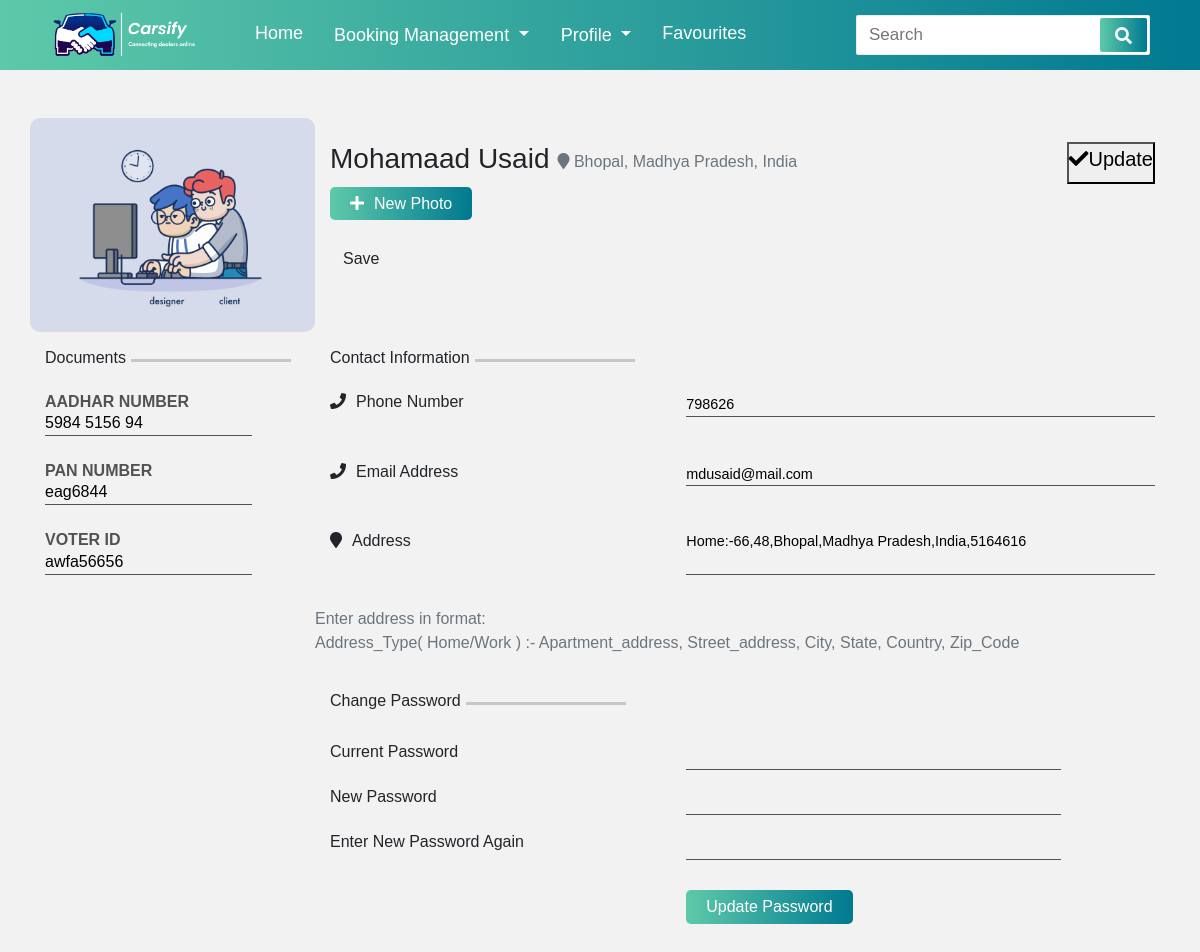
Page /editprofile/ (signed in) on the committed database.
### CarsifyApp/models.py (models this page shows, shortened)
class UserProfile(models.Model):
    user = models.ForeignKey(User,on_delete=models.CASCADE,null=True)
    ProfileImg = models.FileField(null=True)
    ContactNo = models.IntegerField(null=True)
    Email = models.EmailField(null=True)
    Address = models.ForeignKey(Address,on_delete=models.CASCADE,null=True)
    AddharNumber = models.IntegerField(null=True)
    PanNumber = models.TextField(null=True)
    VoterID = models.TextField(null=True)

class Address(models.Model):
    user = models.ForeignKey(User, on_delete=models.CASCADE, null=True)
    Address_Typee = models.ForeignKey(Address_Type, on_delete=models.CASCADE, null=True)
    street_address = models.CharField(max_length=100, null=True)
    apartment_address = models.CharField(max_length=100, null=True)
    City = models.TextField(null=True)
    State = models.TextField(null=True)
    country = models.TextField(null=True)
    zip = models.IntegerField(null=True)

class Address_Type(models.Model):
    Type = models.TextField(null=True)
    def __str__(self):
        return self.Type

### CarsifyApp/views.py (the view, shortened to what this page needs)
# urls.py: path('editprofile/', Editprofile, name='Editprofile'),
@login_required(login_url='CarsifyApp:LoginSignup')
def Editprofile(request):
    try:
        useralldata = UserProfile.objects.get(user=request.user)
    except:
        useralldata = None
    if not useralldata:
        user = request.user
        UserProfile.objects.create(user=user)
        type = Address_Type.objects.all()
        for i in type:
            Address.objects.create(user=user, Address_Typee=i)
    has_password = False
    if request.user.has_usable_password:
        has_password:True
    types = Address_Type.objects.all()
    address = Address.objects.filter(user=request.user)[0]
    Aadhar = "XXXX XXXX XXXX"
    if useralldata.AddharNumber is not None:
        Aadhar = str(useralldata.AddharNumber)[0:4]+" "+str(useralldata.AddharNumber)[4:8]+" "+str(useralldata.AddharNumber)[8:12]
    dic = {'useralldata':useralldata, 'useraddress': address,'alert_flag':False,'Password':not(has_password),"Aadhar":Aadhar}
    return render(request, 'editprofile.html',dic)

### CarsifyApp/templates/editprofile.html (shortened to what this page needs)
{% load static %}
<!doctype html>
<html lang="en">
  <head>
    <link rel="stylesheet" href="https://stackpath.bootstrapcdn.com/bootstrap/4.3.1/css/bootstrap.min.css">
    <link rel="stylesheet" href="https://pro.fontawesome.com/releases/v5.10.0/css/all.css"/>
    <link rel="stylesheet" href="{% static 'assets/stylesheets/navigation.css' %}">
    <link rel="stylesheet" href="{% static 'assets/stylesheets/profile.css' %}">
  </head>
  <body>
      <nav>
        <div class="logoo">
          <img src="{% static 'assets/images/logo7.png' %}"/>
        </div>
        <div class="navitems">
            <li><a href="{% url 'CarsifyApp:Dashboard' %}">Home</a></li>
            <li><a href="#">
                <div class="dropdown show">
                    <a class="btn dropdown-toggle dropdown-navi" href="#" role="button" id="dropdownMenuLink" data-toggle="dropdown" aria-haspopup="true" aria-expanded="false">
                      Booking Management
                    </a>
                  </div>
            </a></li>
            <li><a href="#"><div class="dropdown show">
              <a class="btn dropdown-toggle dropdown-navi" href="profile.html" role="button" id="dropdownMenuLink" data-toggle="dropdown" aria-haspopup="true" aria-expanded="false">
               Profile
              </a>
            </div></a></li>
            <li><a href="{% url 'CarsifyApp:Favourites' %}">Favourites</a></li>
        </div>
        <form action="#">
                <input type="search" class="search-data" placeholder="Search" required>
                <button type="submit" class="fas fa-search"></button>
        </form>
    </nav>
    <div class="container">
        <div class="row pt-5 row1">
            <div class="col-lg-3 p-0">
                {% if  useralldata.ProfileImg %}
              <img id = "outImage" src="{{ useralldata.ProfileImg.url }}">
              {% else %}
              <img id = "outImage" src="{% static 'assets/images/team1.jpg' %}">
              {% endif %}
            </div>
            <div class="col-lg-9 pt-3">
              <div class="d-flex justify-content-between py-2">
                <div class="d-md-flex d-sm-block">
                  <h3>{{ request.user.first_name }} {{ request.user.last_name }}</h3>
                  <p id="location" class="text-muted p-2"> <i class="fa fa-map-marker"></i> {{useraddress.City}}, {{useraddress.State}}, {{useraddress.country}} </input>
                </div>
                <button name="profileBtn" type="submit" form="profileForm"><h5><i class="fa fa-check"></i>Update</h5></button>
              </div>
            <a id="new_profile"><i class="fa fa-plus"></i>New Photo</a>
              <form method="post" action="" enctype="multipart/form-data">
                <BR>
                <button class="btn" type="submit" name="profilePicBtn">Save</button>
            </form>
            </div>
        </div>
        <form id="profileForm" action="{% url 'CarsifyApp:Editprofile' %}" method="POST">
        <div class="row pt-3 row2">
          <div class="col-lg-3">
            <div class="d-flex">
              <h6>Documents</h6>
              <hr>
            </div>
            <h5>AADHAR NUMBER</h5>
            <input type="text" value="{{Aadhar}}" pattern="^[2-9]{1}[0-9]{3}\s{1}[0-9]{4}\s{1}[0-9]{4}$" placeholder="XXXX XXXX XXXX" name="aadhar"></input>
            <h5>PAN NUMBER</h5>
            <input type="text" value={{useralldata.PanNumber}} pattern="[A-Z]{5}[0-9]{4}[A-Z]{1}" placeholder="XXXXX0000X" name="panNumber"></input>
            <h5>VOTER ID</h5>
            <input type="text" value={{useralldata.VoterID}} placeholder="XXX0000000" pattern="^[a-zA-Z]{3}[0-9]{7}" name="voterId"></input>
          </div>
          <div class="col-lg-9 contact">
            <div class="d-flex">
              <h6>Contact Information</h6>
              <hr>
            </div>
            <div class="row">
              <div class="col-lg-5">
                <h6><i class="fa fa-phone"></i>Phone Number</h6>
              </div>
              <div class="col-lg-7">
                <input type="text" value={{useralldata.ContactNo}} pattern="^[6-9]{1}[0-9]{9}" placeholder="1234567899" name="contactNo"></input>
              </div>
            </div>
            <div class="row">
              <div class="col-lg-5">
                <h6><i class="fa fa-phone"></i>Email Address</h6>
              </div>
              <div class="col-lg-7">
                <input type="email" value={{useralldata.Email}} placeholder="name@host.com" name="EmailAddress"></input>
              </div>
            </div>
            <div class="row">
              <div class="col-lg-5">
                <h6><i class="fa fa-map-marker"></i>Address</h6>
                <br/>
              </div>
              <div class="col-lg-7">
                <textarea type="text" name="Address" pattern="^[a-zA-Z]{4}+:-[a-zA-Z0-9],[a-zA-Z0-9],[a-zA-Z],[a-zA-Z],[0-9]{6}" placeholder="Address_Type( Home/Work ) :- Apartment_address, Street_address, City, State, Country, Zip_Code">{{useraddress.Address_Typee}}:-{{useraddress.apartment_address}},{{useraddress.street_address}},{{useraddress.City}},{{useraddress.State}},{{useraddress.country}},{{useraddress.zip}}</textarea>
              </div>
              <p class="text-muted">Enter address in format: <br/>
                Address_Type( Home/Work ) :- Apartment_address, Street_address, City, State, Country, Zip_Code
              </p>
            </div>
          </div>
        </div>
      </form>
      <form id="changePassword" action="{% url 'CarsifyApp:Editprofile' %}" method="POST">
        <div class="row pt-3 row3">
          <div class="col-lg-3"></div>
          <div class="col-lg-9">
            <div class="d-flex">
              <h6>Change Password</h6>
              <hr>
            </div>
            {% if Password %}
            <div class="row">
              <div class="col-md-5">
                <label for="">Current Password</label>
              </div>
              <div class="col-md-7">
                <input type="password" name="currPass">
              </div>
            </div>
            {% endif %}
            <div class="row">
              <div class="col-md-5">
                <label for="">New Password</label>
              </div>
              <div class="col-md-7">
                <input type="password" name="newPass">
              </div>
            </div>
            <div class="row">
              <div class="col-md-5">
                <label for="">Enter New Password Again</label>
              </div>
              <div class="col-md-7">
                <input type="password" name="rePass">
              </div>
            </div>
            <div class="row">
              <div class="col-md-5">
              </div>
              <div class="col-md-7">
                <button class="upass" type="submit" name="changePass"> Update Password</button>
              </div>
            </div>
          </div>
        </div>
      </form>
    </div>
  </body>
</html>

### CarsifyApp/static/assets/stylesheets/navigation.css (style rules this page uses)
:root { --main-bg-color: #007991; --secondary-bg-color:#5ec9a9; }
* { margin: 0; padding: 0; outline: none; box-sizing: border-box; font-family: 'Montserrat', sans-serif; }
body { background: #f2f2f2; height: 100%; width: 100%; }
p { margin: 0 !important; }
li { list-style: none; }
nav { background:var(--main-bg-color); background: -webkit-linear-gradient(to right, var(--secondary-bg-color),var(--main-bg-color)); background: linear-gradient(to right, var(--secondary-bg-color),var(--main-bg-color)); display: flex !important; flex-wrap: wrap; align-items: center; justify-content: space-between; height: 70px; padding: 0 100px ; }
nav .navitems { display: flex ; flex: 1; padding: 0 0 0 40px; }
nav .navitems li { list-style: none; padding: 0 15px; }
nav .navitems li a { color: #fff; font-size: 18px; font-weight: 500; text-decoration: none; margin: auto 0px; }
.dropdown-navi { padding: 0px !important; outline: none !important; }
nav form { display: flex; height: 40px; padding: 2px; background: white; min-width: 18%!important; border-radius: 2px; border: 1px solid rgba(155,155,155,0.2); }
nav form .search-data { width: 100%; height: 100%; padding: 0 10px; color: black; font-size: 17px; border: none; font-weight: 500; background: white; }
nav form button { padding: 0 15px; color: #fff; font-size: 17px; background:var(--main-bg-color); background: -webkit-linear-gradient(to right, var(--secondary-bg-color),var(--main-bg-color)); background: linear-gradient(to right, var(--secondary-bg-color),var(--main-bg-color)); border: none; border-radius: 2px; cursor: pointer; }
@media (max-width: 1245px) { nav { padding: 0 50px; } }
.logoo img { width: 150px; background-size: cover; }

### CarsifyApp/static/assets/stylesheets/profile.css (style rules this page uses)
* { padding: 0; margin: 0; box-sizing: border-box; }
body { width: 100%; height: 100%; padding: 0; margin: 0; box-sizing: border-box; }
.row1>div>img { width: 100%; min-height: 200px; border-radius: 10px; }
.row1>div>a>i { margin-right: 10px; }
.row1>div>a, .row>form>a { background: #007991; background: -webkit-linear-gradient(to right, #5ec9a9, #007991); background: linear-gradient(to right, #5ec9a9, #007991); color: white !important; border-radius: 5px; text-decoration: none; padding: 8px 20px; cursor: pointer; }
.row2>div>div>hr ,.row3>div>div>hr { width: 160px; align-items: center; margin-top: 0.7rem !important; border-top: 3px solid rgba(150, 146, 146, 0.459) !important; margin-left: 5px; }
.row2>div>h5 { font-size: 1rem; font-weight: bold; margin-bottom: 0px !important; color: rgba(0, 0, 0, 0.664); }
.row2>div>div>h6 { margin-bottom: 25px; }
.row2>div>input { margin-bottom: 25px; border: none; background: none; border-bottom: 1px solid rgb(83, 83, 83); }
.row2>div>div>div>input,.row2>div>div>div>textarea { margin-bottom: 25px; border: none; background: none; border-bottom: 1px solid rgb(83, 83, 83); width: 100%; font-size: 90%; scroll-behavior: unset; resize: none; }
.contact .row { margin-bottom: 20px; }
.contact>div>div>h6>i { margin-right: 10px; }
.row3>div>div>h6 { margin-bottom: 25px; }
.row3 label { padding: 5px 0px; margin-bottom: 10px; }
.row3 input { outline: none; border: none; border-bottom: 1px solid rgb(83, 83, 83); margin-bottom: 10px; width: 80%; background: none !important; padding: 5px 10px; }
.upass { margin-top: 20px; padding: 5px 20px; outline: none; border: none; border-radius:5px; background: #007991; background: -webkit-linear-gradient(to right, #5ec9a9, #007991); background: linear-gradient(to right, #5ec9a9, #007991); color: white; margin-bottom: 30px; }

### rows in the picture
UserProfile: ProfileImg (picture), panNumber "eag6844", voterId "awfa56656", contactNo "798626", EmailAddress "mdusaid@mail.com"
Address: City "Bhopal", State "Madhya Pradesh", country "India", Address "Home:-66,48,Bhopal,Madhya Pradesh,India,5164616"

### other values in the picture
{{ request.user.first_name }} "Mohamaad"
{{ request.user.last_name }} "Usaid"
